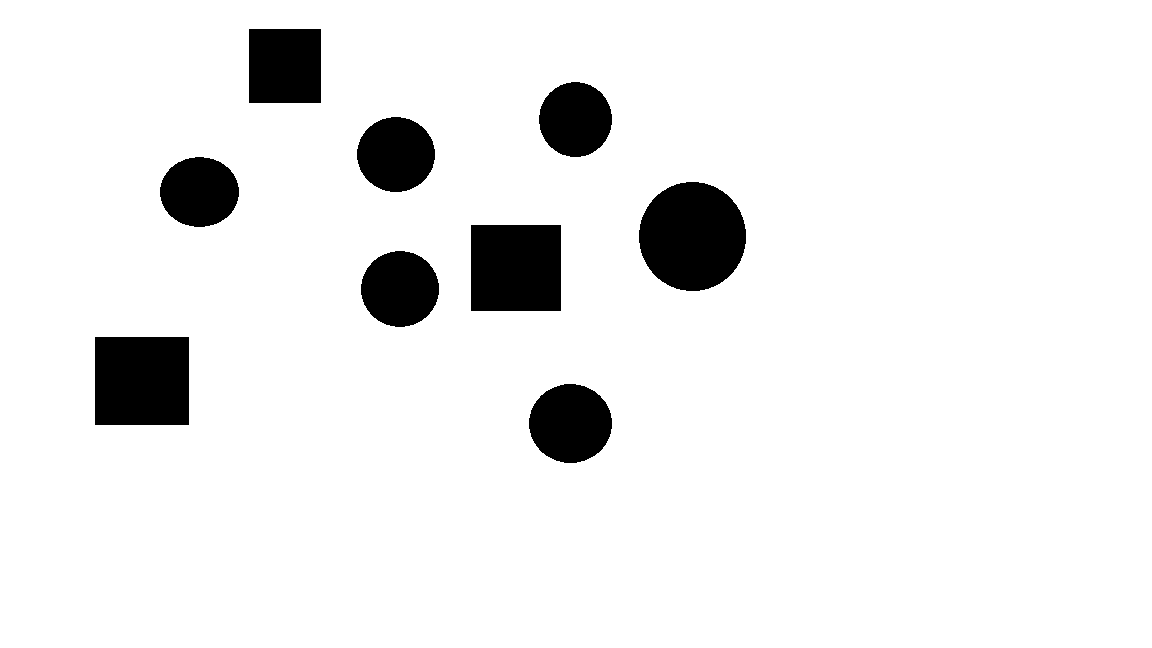
#> input picture lab4/sample.png, 1152 x 648 px
$ python square.py
#> lines starting #> are read from the running program, lines starting #| are printed output that depends on the picture; after the words box and inside, x2 and y2 are one past the last pixel; in counts of white or black regions, pixels touching at a corner belong together
#> further down, img is the input picture: shape (648, 1152, 3); 92.8% white; 9 black regions, largest, box (x1, y1, x2, y2) and area: (639, 182, 746, 291) 9161, (95, 337, 189, 425) 8272, (471, 225, 561, 311) 7740
import sys
PY3 = sys.version_info[0] == 3

if PY3:
    xrange = range

import numpy as np
import cv2


def angle_cos(p0, p1, p2):
    d1, d2 = (p0-p1).astype('float'), (p2-p1).astype('float')
    return abs( np.dot(d1, d2) / np.sqrt( np.dot(d1, d1)*np.dot(d2, d2) ) )

def find_squares(img):
    img = cv2.GaussianBlur(img, (5, 5), 0)
    squares = []
    for gray in cv2.split(img):
        for thrs in xrange(0, 255, 26):
            if thrs == 0:
                bin = cv2.Canny(gray, 0, 50, apertureSize=5)
                bin = cv2.dilate(bin, None)
            else:
                retval, bin = cv2.threshold(gray, thrs, 255, cv2.THRESH_BINARY)
            contours, hierarchy = cv2.findContours(bin, cv2.RETR_LIST, cv2.CHAIN_APPROX_SIMPLE)
            for cnt in contours:
                cnt_len = cv2.arcLength(cnt, True)
                cnt = cv2.approxPolyDP(cnt, 0.02*cnt_len, True)
                if len(cnt) == 4 and cv2.contourArea(cnt) > 1000 and cv2.isContourConvex(cnt):
                    cnt = cnt.reshape(-1, 2)
                    max_cos = np.max([angle_cos( cnt[i], cnt[(i+1) % 4], cnt[(i+2) % 4] ) for i in xrange(4)])
                    if max_cos < 0.1:
                        squares.append(cnt)
#> this loop made 3 passes
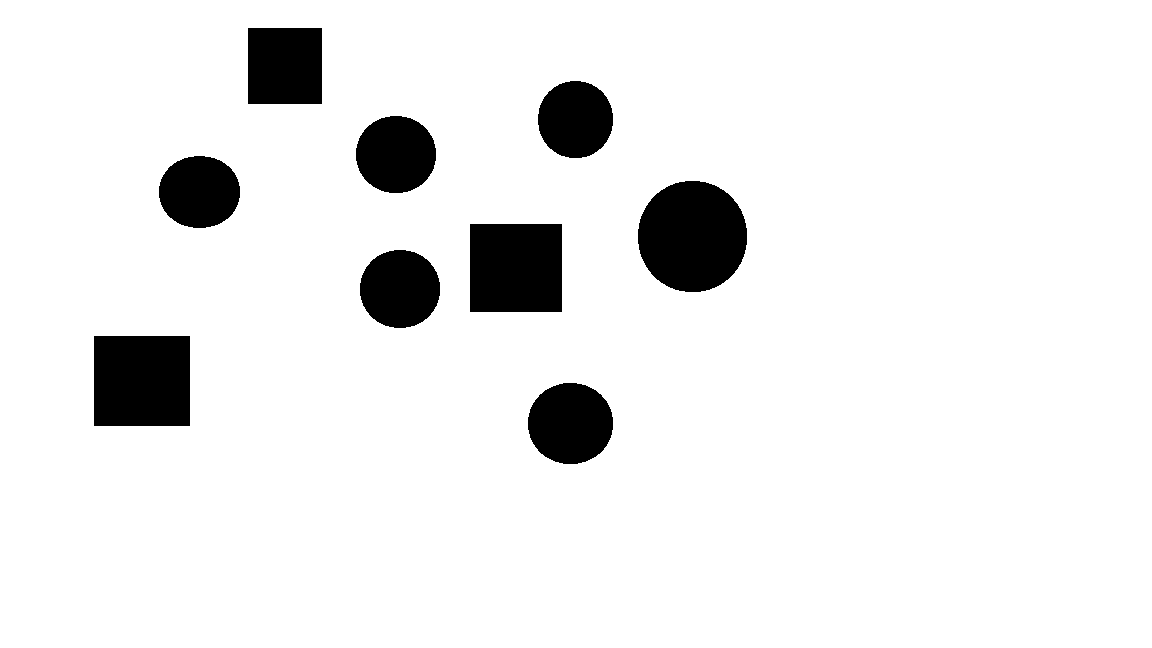
#> bin: shape (648, 1152); 92.4% white; 9 black regions, largest, box (x1, y1, x2, y2) and area: (638, 181, 747, 292) 9597, (94, 336, 190, 426) 8640, (470, 224, 562, 312) 8096
    return squares

if __name__ == '__main__':
    img = cv2.imread("sample.png")
    squares = find_squares(img)
    cv2.drawContours( img, squares, -1, (0, 255, 0), 3 )
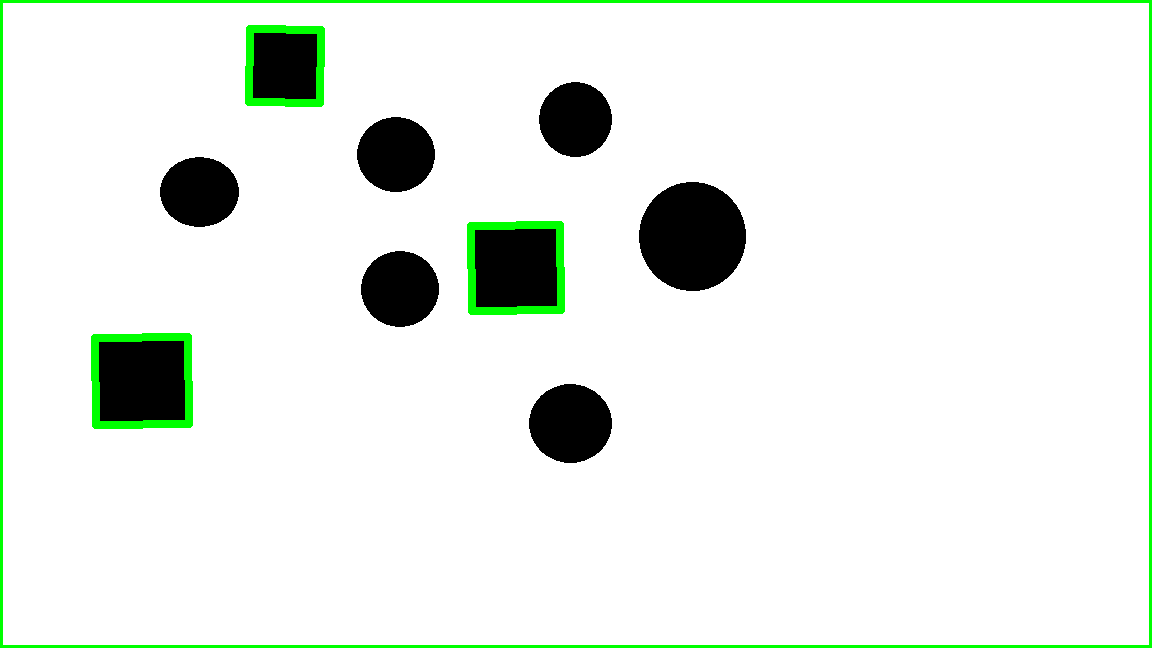
#> img: shape (648, 1152, 3); 2.5% of pixels changed, all inside (x1, y1, x2, y2) = (0, 0, 1152, 648)
    cv2.imshow('squares', img)
    ch = cv2.waitKey()
#> (key Esc is pressed here)
    cv2.destroyAllWindows()
